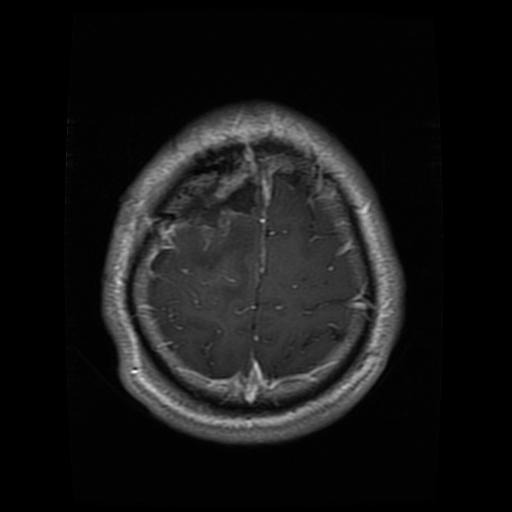
#> input picture data/Te-gl_0017.png, 512 x 512 px
$ jupyter execute --allow-errors block_wise_encryption.ipynb
#> lines starting #> are read from the running program, lines starting #| are printed output that depends on the picture
### utils/metrics.py
# utils/metrics.py

import numpy as np
from skimage.metrics import peak_signal_noise_ratio as psnr
from skimage.metrics import structural_similarity as ssim


def compute_psnr_ssim(original, reconstructed):
    """
    Computes PSNR and SSIM between original and reconstructed images.

    Parameters
    ----------
    original : np.ndarray (uint8)
        Original grayscale image (H x W)
    reconstructed : np.ndarray (uint8)
        Reconstructed grayscale image (H x W)

    Returns
    -------
    psnr_value : float
        Peak Signal-to-Noise Ratio (dB)
    ssim_value : float
        Structural Similarity Index
    """

    # Ensure correct type
    original = original.astype(np.uint8)
    reconstructed = reconstructed.astype(np.uint8)

    # Compute metrics
    psnr_value = psnr(original, reconstructed, data_range=255)
    ssim_value = ssim(original, reconstructed, data_range=255)

    return psnr_value, ssim_value

### chaos/qrng.py
import qiskit
from qiskit import QuantumCircuit, transpile
from qiskit_aer import AerSimulator

def qrng(num_bits):
    qc = QuantumCircuit(num_bits, num_bits)
    qc.h(range(num_bits))
    qc.measure(range(num_bits), range(num_bits))

    simulator = AerSimulator()
    compiled_circuit = transpile(qc, simulator)
    job = simulator.run(compiled_circuit, shots=1)
    result = job.result()
    counts = result.get_counts(qc)

    return int(list(counts.keys())[0], 2)

### block_wise_encryption.ipynb
## Run these cells before running the actual colab notebook

(Uncomment and run these cells)

[cell 1]
#!git clone https://github.com/ManavMNair/Quantum-image-encryption.git

[cell 2]
#%cd Quantum-image-encryption

[cell 3]
#!pip install -r requirements.txt

[cell 4]
#!pip install pylatexenc

## Imports

[cell 5]
import numpy as np
import cv2 as cv
import matplotlib.pyplot as plt
from quantum.neqr import encode_neqr, reconstruct_neqr_image
from quantum.scrambling import (
    quantum_scramble, quantum_permutation,
    reverse_quantum_scrambling, reverse_quantum_permutation
)
from chaos.qrng import qrng
from chaos.henon import henon_map
from chaos.hybrid_map import generate_chaotic_key_image
from dna.dna_encode import dna_encode
from dna.dna_decode import dna_decrypt
from utils.metrics import compute_psnr_ssim

## Configuration Parameters

[cell 6]
IMAGE_PATH = "data/Te-gl_0017.png"
IMG_SIZE = 16
BLOCK_SIZE = 8
SHOTS = 65536
SEED_BITS = 16

## Load and display original image

[cell 7]
img = cv.imread(IMAGE_PATH, cv.IMREAD_GRAYSCALE)
#> img is the input picture: shape (512, 512); min 0, max 254, mean 22
height, width = img.shape[:2]
#> height = 512; width = 512
print(f"Original Resolution: {width} x {height}")
#| Original Resolution: 512 x 512

img = cv.resize(img, (IMG_SIZE, IMG_SIZE))
img = img.astype(np.uint8)

plt.imshow(img, cmap="gray")
plt.title("Resized Image")
plt.axis("off")
plt.show()
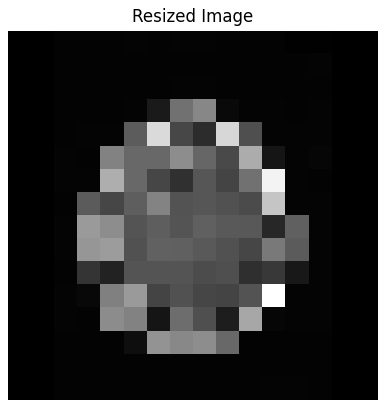
#> figure drawn by matplotlib, 1 panel

print("Image shape:", img.shape)
#| Image shape: (16, 16)

[cell 8]
import matplotlib.pyplot as plt
import matplotlib.patches as patches

# Create the plot
fig, ax = plt.subplots(figsize=(6, 6))
ax.imshow(img, cmap='gray')

# Draw the grid lines representing the slices
for y in range(0, IMG_SIZE, BLOCK_SIZE):
    for x in range(0, IMG_SIZE, BLOCK_SIZE):
        # Create a rectangle patch for each block
        rect = patches.Rectangle((x - 0.5, y - 0.5), BLOCK_SIZE, BLOCK_SIZE,
                                 linewidth=2, edgecolor='r', facecolor='none')
        ax.add_patch(rect)

        # Optional: Label the blocks by their index (k)
        block_idx = (y // BLOCK_SIZE) * (IMG_SIZE // BLOCK_SIZE) + (x // BLOCK_SIZE) + 1
        ax.text(x + BLOCK_SIZE/2, y + BLOCK_SIZE/2, str(block_idx),
                color='red', ha='center', va='center', fontweight='bold')

plt.title(f"Image Partitioned into {BLOCK_SIZE}x{BLOCK_SIZE} Blocks")
plt.axis('on')
plt.show()
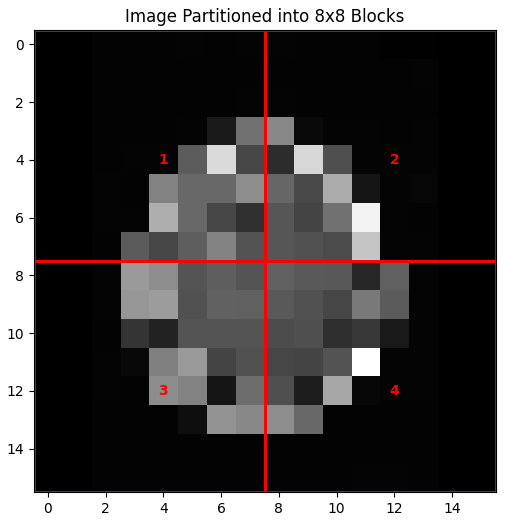
#> figure drawn by matplotlib, 1 panel

[cell 9]
# [28 lines of commented-out code are left out]

## Quantum-Chaotic key generation

#> (a cell that did not finish here is left out)

y0 = qrng(SEED_BITS) / (2**SEED_BITS - 1)

# Generate keys for the total number of pixels to ensure enough unique values
x_seq, y_seq = henon_map(x0, y0, n_iter=IMG_SIZE * IMG_SIZE)
x_seq = np.nan_to_num(x_seq)
y_seq = np.nan_to_num(y_seq)

bpk_global = np.floor(x_seq * 256).astype(np.uint8)
ksk_global = np.floor(y_seq * 256).astype(np.uint8)

## NEQR Encoding

[cell 11]
import numpy as np
import matplotlib.pyplot as plt

# 1. Initialize containers for encryption "slides"
full_scrambled_img = np.zeros((IMG_SIZE, IMG_SIZE), dtype=np.uint8)
full_encrypted_img = np.zeros((IMG_SIZE, IMG_SIZE), dtype=np.uint8)
stored_kh_blocks = {}  # Store chaotic keys for decryption

num_position_qubits = int(2 * np.log2(BLOCK_SIZE))
block_idx = 0

print("[INFO] Starting Block-wise Encryption...")
count = 1
#> (the rest of this cell did not finish here and is left out)

[cell 12]
# --- PLOTTING ENCRYPTION STAGES ---
plt.figure(figsize=(12, 5))
plt.subplot(1, 3, 1)
plt.imshow(img, cmap='gray')
plt.title("1. Original Image")
plt.axis('off')

plt.subplot(1, 3, 2)
plt.imshow(full_scrambled_img, cmap='gray')
plt.title("2. Full Scrambled Slide")
plt.axis('off')

plt.subplot(1, 3, 3)
plt.imshow(full_encrypted_img, cmap='gray')
plt.title("3. Full Encrypted Slide")
plt.axis('off')

plt.tight_layout()
plt.show()
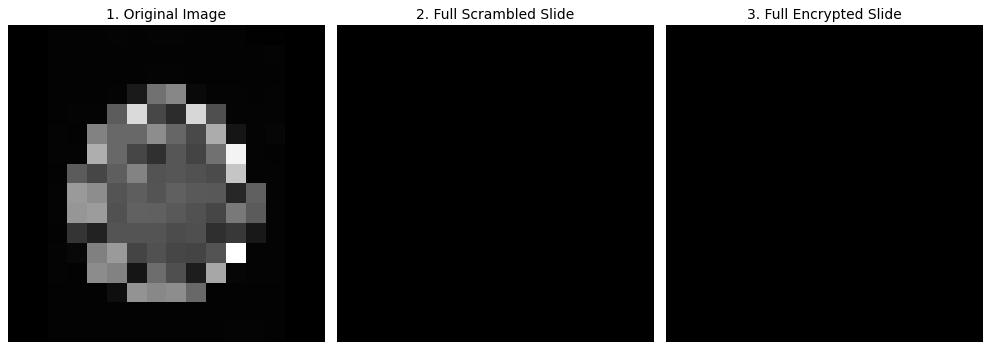
#> figure drawn by matplotlib, 3 panels

[cell 13]
plt.imshow(full_encrypted_img, cmap="gray")
plt.title("Scrambled Image (After Quantum Measurement)")
plt.axis("off")
plt.show()
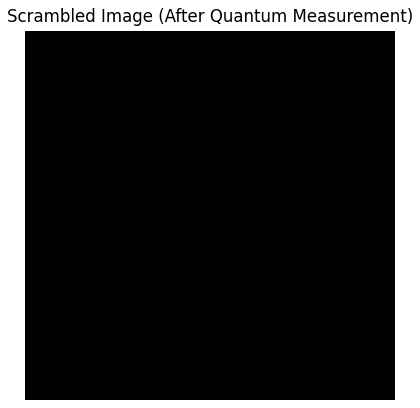
#> figure drawn by matplotlib, 1 panel

## Decryption and Reconstruction

[cell 14]
# 1. Initialize containers for decryption "slides"
full_recovered_scrambled = np.zeros((IMG_SIZE, IMG_SIZE), dtype=np.uint8)
reconstructed_full_img = np.zeros((IMG_SIZE, IMG_SIZE), dtype=np.uint8)

block_idx = 0 # Reset to align with bpk_global and ksk_global

print("[INFO] Starting Block-wise Decryption...")
count = 1
#> (the rest of this cell did not finish here and is left out)

[cell 15]
# --- PLOTTING DECRYPTION STAGES ---
plt.figure(figsize=(12, 5))
plt.subplot(1, 3, 1)
plt.imshow(full_encrypted_img, cmap='gray')
plt.title("1. Starting Encrypted Image")
plt.axis('off')

plt.subplot(1, 3, 2)
plt.imshow(full_recovered_scrambled, cmap='gray')
plt.title("2. Recovered Scrambled Slide")
plt.axis('off')

plt.subplot(1, 3, 3)
plt.imshow(reconstructed_full_img, cmap='gray')
plt.title("3. Final Reconstructed Image")
plt.axis('off')

plt.tight_layout()
plt.show()
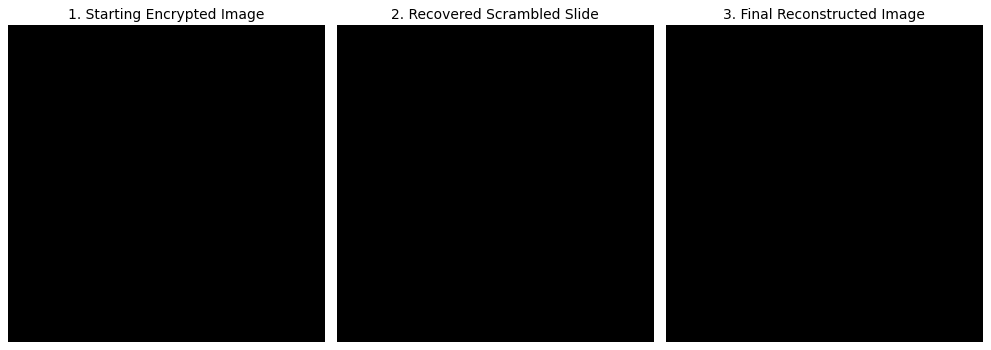
#> figure drawn by matplotlib, 3 panels

# Final Metrics
from utils.metrics import compute_psnr_ssim
psnr_val, ssim_val = compute_psnr_ssim(img, reconstructed_full_img)
#> in compute_psnr_ssim, `psnr_value = psnr(original, reconstructed, data_range=255)`: psnr_value = 16.26
#> in compute_psnr_ssim, `ssim_value = ssim(original, reconstructed, data_range=255)`: ssim_value = 0.000312
#> psnr_val = 16.26; ssim_val = 0.000312
print(f"\nFinal Block-wise Results -> PSNR: {psnr_val:.2f} dB | SSIM: {ssim_val:.4f}")
#| Final Block-wise Results -> PSNR: 16.26 dB | SSIM: 0.0003

## Quantitative Evaluation (PSNR & SSIM)

[cell 16]
psnr_val, ssim_val = compute_psnr_ssim(img, reconstructed_full_img)

print("Shots :", SHOTS)
print(f"PSNR  : {psnr_val:.2f} dB")
#| PSNR  : 16.26 dB
print(f"SSIM  : {ssim_val:.4f}")
#| SSIM  : 0.0003

Original vs Reconstructed(decrypted)

[cell 17]
plt.figure(figsize=(10,4))

plt.subplot(1,2,1)
plt.imshow(img, cmap="gray")
plt.title("Original Image")
plt.axis("off")

plt.subplot(1,2,2)
plt.imshow(reconstructed_full_img, cmap="gray")
plt.title(f"Reconstructed\nPSNR={psnr_val:.2f} dB | SSIM={ssim_val:.4f}")
plt.axis("off")

plt.tight_layout()
plt.show()
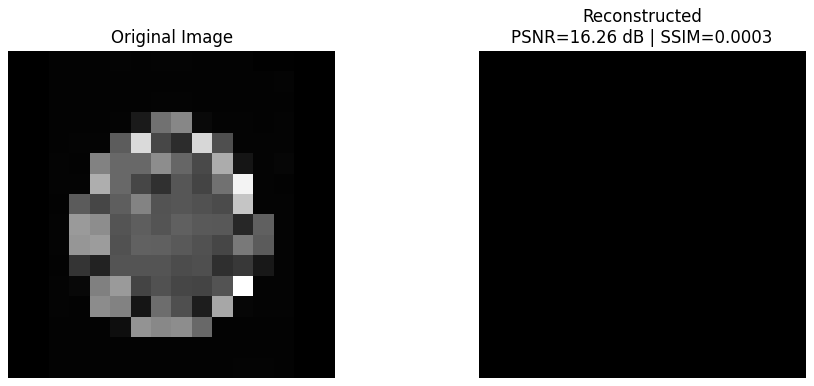
#> figure drawn by matplotlib, 2 panels
